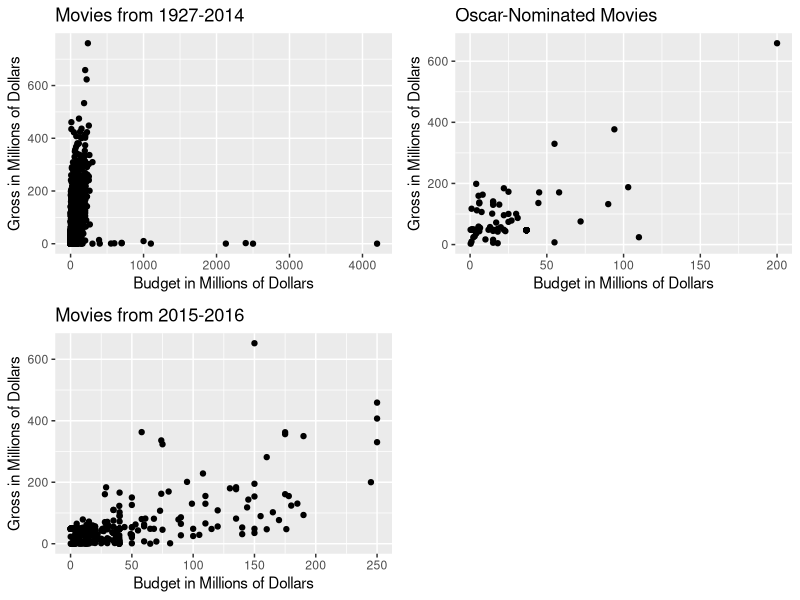
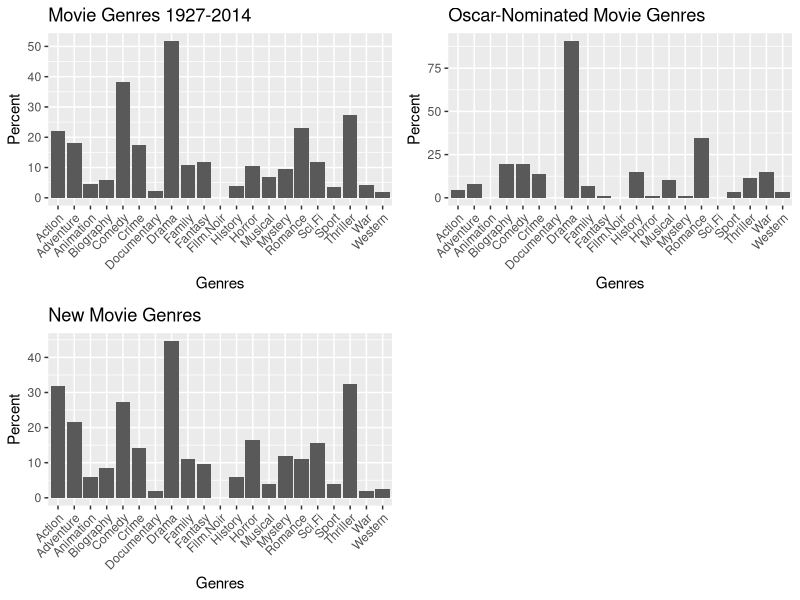

The R script that drew these images, in order:
## ---- chunk 1
knitr::opts_chunk$set(echo = TRUE)
library(dplyr)
library(ggplot2)
library(gridExtra)
options(scipen = 5)
train_movies <- read.csv("train_movies.csv", stringsAsFactors = FALSE)

#Remove invalid country name
train_movies$country[train_movies$country == "Official site"] <- "Unknown"

won_movies <- subset(train_movies, train_movies$nominations != 0)

new_movies <- read.csv("test_movies.csv", stringsAsFactors = FALSE)

## ---- chunk 2


table(won_movies$language, won_movies$country)
## ---- chunk 3

plot1 <- ggplot(train_movies, aes((budget/10^6), (gross/10^6))) + geom_point() +
  labs(title="Movies from 1927-2014", x="Budget in Millions of Dollars", 
       y="Gross in Millions of Dollars") 
plot2 <- ggplot(won_movies, aes((budget/10^6), (gross/10^6))) + geom_point() + 
  labs(title="Oscar-Nominated Movies", x="Budget in Millions of Dollars", 
       y="Gross in Millions of Dollars")
plot3 <- ggplot(new_movies, aes((budget/10^6), (gross/10^6))) + geom_point() + 
  labs(title="Movies from 2015-2016", x="Budget in Millions of Dollars", 
       y="Gross in Millions of Dollars")

grid.arrange(plot1, plot2, plot3, ncol=2)


## ---- chunk 4

genres1 <- train_movies[ , c("Action", "Adventure", "Biography", "Comedy", "Crime", "Drama", "Musical", "Western", 
                             "Family", "Film.Noir", "History", "Mystery", "Romance", "Sport", "War", "Fantasy", "Sci.Fi",
                             "Thriller", "Documentary", "Horror", "Animation")]
genres2 <- won_movies[ , c("Action", "Adventure", "Biography", "Comedy", "Crime", "Drama", "Musical", "Western", 
                             "Family", "Film.Noir", "History", "Mystery", "Romance", "Sport", "War", "Fantasy", "Sci.Fi",
                             "Thriller", "Documentary", "Horror", "Animation")]
genres_new <- new_movies[ , c("Action", "Adventure", "Biography", "Comedy", "Crime", "Drama", "Musical", "Western", 
                             "Family", "Film.Noir", "History", "Mystery", "Romance", "Sport", "War", "Fantasy", "Sci.Fi",
                             "Thriller", "Documentary", "Horror", "Animation")]

genre_plot1 <- as.data.frame(colSums(genres1))
percent1 <- (genre_plot1$`colSums(genres1)` / nrow(train_movies)) * 100 
plt1 <- ggplot(genre_plot1, aes(x=rownames(genre_plot1), y=percent1)) + 
  geom_bar(stat = "identity", position = "dodge") + labs(x = "Genres", y = "Percent", title = "Movie Genres 1927-2014") + 
  theme(axis.text.x = element_text(angle = 45, hjust = 1, vjust = 1))

genre_plot2 <- as.data.frame(colSums(genres2))
percent2 <- (genre_plot2$`colSums(genres2)` / nrow(won_movies)) * 100
plt2 <- ggplot(genre_plot2, aes(x=rownames(genre_plot2), y=percent2)) + 
  geom_bar(stat = "identity", position = "dodge") + labs(x = "Genres", y = "Percent", title = "Oscar-Nominated Movie Genres") + 
  theme(axis.text.x = element_text(angle = 45, hjust = 1, vjust = 1))

genre_plot_new <- as.data.frame(colSums(genres_new))
percent_new <- (genre_plot_new$`colSums(genres_new)` / nrow(new_movies)) * 100 

plt3 <- ggplot(genre_plot_new, aes(x=rownames(genre_plot_new), y=percent_new)) + 
  geom_bar(stat = "identity", position = "dodge") + labs(x = "Genres", y = "Percent", title = "New Movie Genres") + 
  theme(axis.text.x = element_text(angle = 45, hjust = 1, vjust = 1))

grid.arrange(plt1, plt2, plt3, ncol=2)


